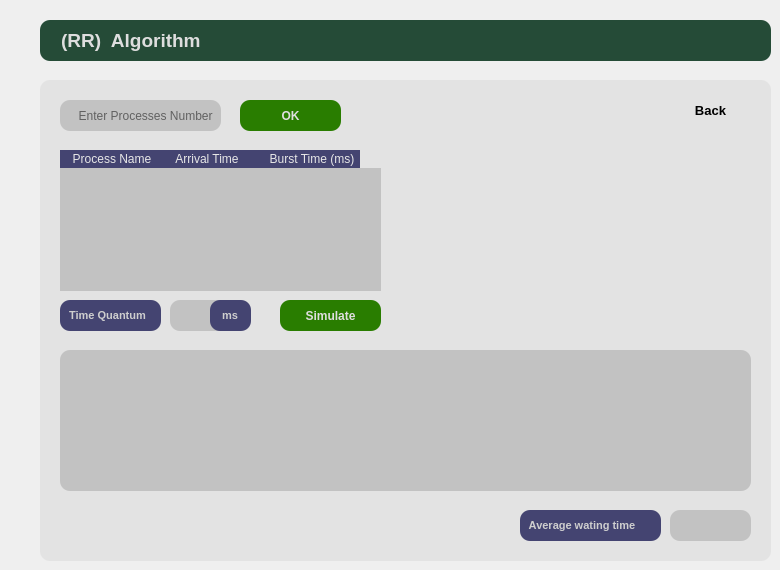
    <widget class="QWidget" name="tab_3">
     <attribute name="title">
      <string>RR</string>
     </attribute>
     <widget class="QGroupBox" name="groupBox_3">
      <property name="enabled">
       <bool>true</bool>
      </property>
      <property name="geometry">
       <rect>
        <x>40</x>
        <y>80</y>
        <width>731</width>
        <height>481</height>
       </rect>
      </property>
      <property name="font">
       <font>
        <pointsize>9</pointsize>
        <weight>75</weight>
        <bold>true</bold>
       </font>
      </property>
      <property name="styleSheet">
       <string notr="true">background-color: rgb(227, 227, 227);
border-radius: 10px;</string>
      </property>
      <property name="title">
       <string/>
      </property>
      <widget class="QGraphicsView" name="graphicsView_2">
       <property name="geometry">
        <rect>
         <x>20</x>
         <y>270</y>
         <width>691</width>
         <height>141</height>
        </rect>
       </property>
       <property name="styleSheet">
        <string notr="true">background-color: rgb(194, 194, 194);</string>
       </property>
      </widget>
      <widget class="QPushButton" name="pushButton_9">
       <property name="enabled">
        <bool>true</bool>
       </property>
       <property name="geometry">
        <rect>
         <x>200</x>
         <y>20</y>
         <width>101</width>
         <height>31</height>
        </rect>
       </property>
       <property name="font">
        <font>
         <pointsize>9</pointsize>
         <weight>75</weight>
         <bold>true</bold>
        </font>
       </property>
       <property name="styleSheet">
        <string notr="true">background-color: rgb(0, 199, 0);
background-color: rgb(41, 125, 0);
color: rgb(223, 223, 223);</string>
       </property>
       <property name="text">
        <string>OK</string>
       </property>
       <property name="shortcut">
        <string>Return</string>
       </property>
      </widget>
      <widget class="QLineEdit" name="lineEdit_3">
       <property name="geometry">
        <rect>
         <x>20</x>
         <y>20</y>
         <width>161</width>
         <height>31</height>
        </rect>
       </property>
       <property name="styleSheet">
        <string notr="true">background-color: rgb(194, 194, 194);</string>
       </property>
       <property name="placeholderText">
        <string>     Enter Processes Number</string>
       </property>
      </widget>
      <widget class="QLabel" name="label_4">
       <property name="geometry">
        <rect>
         <x>480</x>
         <y>430</y>
         <width>141</width>
         <height>31</height>
        </rect>
       </property>
       <property name="font">
        <font>
         <pointsize>8</pointsize>
         <weight>75</weight>
         <bold>true</bold>
        </font>
       </property>
       <property name="styleSheet">
        <string notr="true">background-color: rgb(68, 68, 113);
color: rgb(206, 206, 206);</string>
       </property>
       <property name="text">
        <string>   Average wating time</string>
       </property>
      </widget>
      <widget class="QLineEdit" name="lineEdit_4">
       <property name="geometry">
        <rect>
         <x>630</x>
         <y>430</y>
         <width>81</width>
         <height>31</height>
        </rect>
       </property>
       <property name="styleSheet">
        <string notr="true">background-color: rgb(194, 194, 194);</string>
       </property>
       <property name="readOnly">
        <bool>true</bool>
       </property>
       <property name="placeholderText">
        <string/>
       </property>
      </widget>
      <widget class="QPushButton" name="pushButton_10">
       <property name="enabled">
        <bool>true</bool>
       </property>
       <property name="geometry">
        <rect>
         <x>240</x>
         <y>220</y>
         <width>101</width>
         <height>31</height>
        </rect>
       </property>
       <property name="font">
        <font>
         <pointsize>9</pointsize>
         <weight>75</weight>
         <bold>true</bold>
        </font>
       </property>
       <property name="styleSheet">
        <string notr="true">background-color: rgb(41, 125, 0);
color: rgb(223, 223, 223);</string>
       </property>
       <property name="text">
        <string>Simulate</string>
       </property>
       <property name="shortcut">
        <string>Return</string>
       </property>
      </widget>
      <widget class="QPushButton" name="pushButton_11">
       <property name="geometry">
        <rect>
         <x>630</x>
         <y>10</y>
         <width>81</width>
         <height>41</height>
        </rect>
       </property>
       <property name="font">
        <font>
         <pointsize>10</pointsize>
         <weight>75</weight>
         <bold>true</bold>
        </font>
       </property>
       <property name="styleSheet">
        <string notr="true">background-color: rgb(227, 227, 227);
border-radius:0px;
</string>
       </property>
       <property name="text">
        <string>Back</string>
       </property>
       <property name="icon">
        <iconset resource="img.qrc">
         <normaloff>:/img/Homee.png</normaloff>:/img/Homee.png</iconset>
       </property>
       <property name="iconSize">
        <size>
         <width>27</width>
         <height>27</height>
        </size>
       </property>
      </widget>
      <widget class="QLabel" name="label_19">
       <property name="geometry">
        <rect>
         <x>20</x>
         <y>220</y>
         <width>101</width>
         <height>31</height>
        </rect>
       </property>
       <property name="font">
        <font>
         <pointsize>8</pointsize>
         <weight>75</weight>
         <bold>true</bold>
        </font>
       </property>
       <property name="styleSheet">
        <string notr="true">background-color: rgb(68, 68, 113);
color: rgb(206, 206, 206);</string>
       </property>
       <property name="text">
        <string>   Time Quantum </string>
       </property>
      </widget>
      <widget class="QLineEdit" name="lineEdit_13">
       <property name="geometry">
        <rect>
         <x>130</x>
         <y>220</y>
         <width>61</width>
         <height>31</height>
        </rect>
       </property>
       <property name="font">
        <font>
         <pointsize>10</pointsize>
        </font>
       </property>
       <property name="autoFillBackground">
        <bool>false</bool>
       </property>
       <property name="styleSheet">
        <string notr="true">background-color: rgb(194, 194, 194);</string>
       </property>
       <property name="placeholderText">
        <string/>
       </property>
      </widget>
      <widget class="QLabel" name="label_20">
       <property name="geometry">
        <rect>
         <x>170</x>
         <y>220</y>
         <width>41</width>
         <height>31</height>
        </rect>
       </property>
       <property name="font">
        <font>
         <pointsize>8</pointsize>
         <weight>75</weight>
         <bold>true</bold>
        </font>
       </property>
       <property name="styleSheet">
        <string notr="true">background-color: rgb(68, 68, 113);
color: rgb(206, 206, 206);</string>
       </property>
       <property name="text">
        <string>    ms</string>
       </property>
      </widget>
      <widget class="QTableWidget" name="tableWidget_9">
       <property name="geometry">
        <rect>
         <x>20</x>
         <y>70</y>
         <width>321</width>
         <height>141</height>
        </rect>
       </property>
       <property name="styleSheet">
        <string notr="true">QHeaderView::section  {
    background-color: rgb(68, 68, 113);
    color: rgb(231, 231, 231);
	border:rgb(68, 68, 113);;
    text-align: left;
	padding-left: 4px;
}
QTableCornerButton::section {
    background-color:rgb(68, 68, 113);
    border: 1px solid #3A3939;
    border-radius: 0px;
}

QTableView
{
	background-color: rgb(194, 194, 194);
	border-radius: 0px;
}

QTableView, QHeaderView
{
    border-radius: 0px;
	selection-background-color: rgb(194, 194, 194);
}

QTableView::item::pressed
{
    background-color: rgb(126, 126, 126);
}


QScrollBar:horizontal
{
    background-color: rgb(194, 194, 194);

}
QScrollBar:vertical
{
    background-color: rgb(194, 194, 194);

}

QTableWidget::item:hover {
	border: 1px solid #47476a;
	border-radius: 8px;
	background-color: #909090;
}


</string>
       </property>
       <property name="frameShape">
        <enum>QFrame::StyledPanel</enum>
       </property>
       <property name="autoScroll">
        <bool>false</bool>
       </property>
       <property name="horizontalScrollMode">
        <enum>QAbstractItemView::ScrollPerPixel</enum>
       </property>
       <column>
        <property name="text">
         <string>Process Name</string>
        </property>
        <property name="font">
         <font>
          <family>MS Shell Dlg 2</family>
          <pointsize>9</pointsize>
         </font>
        </property>
        <property name="textAlignment">
         <set>AlignCenter</set>
        </property>
       </column>
       <column>
        <property name="text">
         <string>Arrival Time   </string>
        </property>
        <property name="font">
         <font>
          <family>MS Shell Dlg 2</family>
          <pointsize>9</pointsize>
         </font>
        </property>
        <property name="textAlignment">
         <set>AlignCenter</set>
        </property>
       </column>
       <column>
        <property name="text">
         <string>    Burst Time (ms)    </string>
        </property>
        <property name="font">
         <font>
          <family>MS Shell Dlg 2</family>
          <pointsize>9</pointsize>
         </font>
        </property>
        <property name="textAlignment">
         <set>AlignCenter</set>
        </property>
       </column>
      </widget>
      <widget class="QPushButton" name="pushButton_35">
       <property name="geometry">
        <rect>
         <x>600</x>
         <y>220</y>
         <width>41</width>
         <height>41</height>
        </rect>
       </property>
       <property name="styleSheet">
        <string notr="true"/>
       </property>
       <property name="text">
        <string/>
       </property>
       <property name="icon">
        <iconset resource="img.qrc">
         <normaloff>:/img/ZoomIn.png</normaloff>:/img/ZoomIn.png</iconset>
       </property>
       <property name="iconSize">
        <size>
         <width>25</width>
         <height>30</height>
        </size>
       </property>
      </widget>
      <widget class="QPushButton" name="pushButton_36">
       <property name="geometry">
        <rect>
         <x>660</x>
         <y>220</y>
         <width>41</width>
         <height>41</height>
        </rect>
       </property>
       <property name="styleSheet">
        <string notr="true"/>
       </property>
       <property name="text">
        <string/>
       </property>
       <property name="icon">
        <iconset resource="img.qrc">
         <normaloff>:/img/ZoomOut.png</normaloff>:/img/ZoomOut.png</iconset>
       </property>
       <property name="iconSize">
        <size>
         <width>25</width>
         <height>30</height>
        </size>
       </property>
      </widget>
     </widget>
     <widget class="QLabel" name="label_6">
      <property name="geometry">
       <rect>
        <x>40</x>
        <y>20</y>
        <width>731</width>
        <height>41</height>
       </rect>
      </property>
      <property name="font">
       <font>
        <family>MS Shell Dlg 2</family>
        <pointsize>14</pointsize>
        <weight>75</weight>
        <bold>true</bold>
       </font>
      </property>
      <property name="styleSheet">
       <string notr="true">background-color: rgb(37, 75, 55);
color: rgb(222, 222, 222);
border-radius: 10px;</string>
      </property>
      <property name="text">
       <string>    (RR)  Algorithm</string>
      </property>
     </widget>
    </widget>
